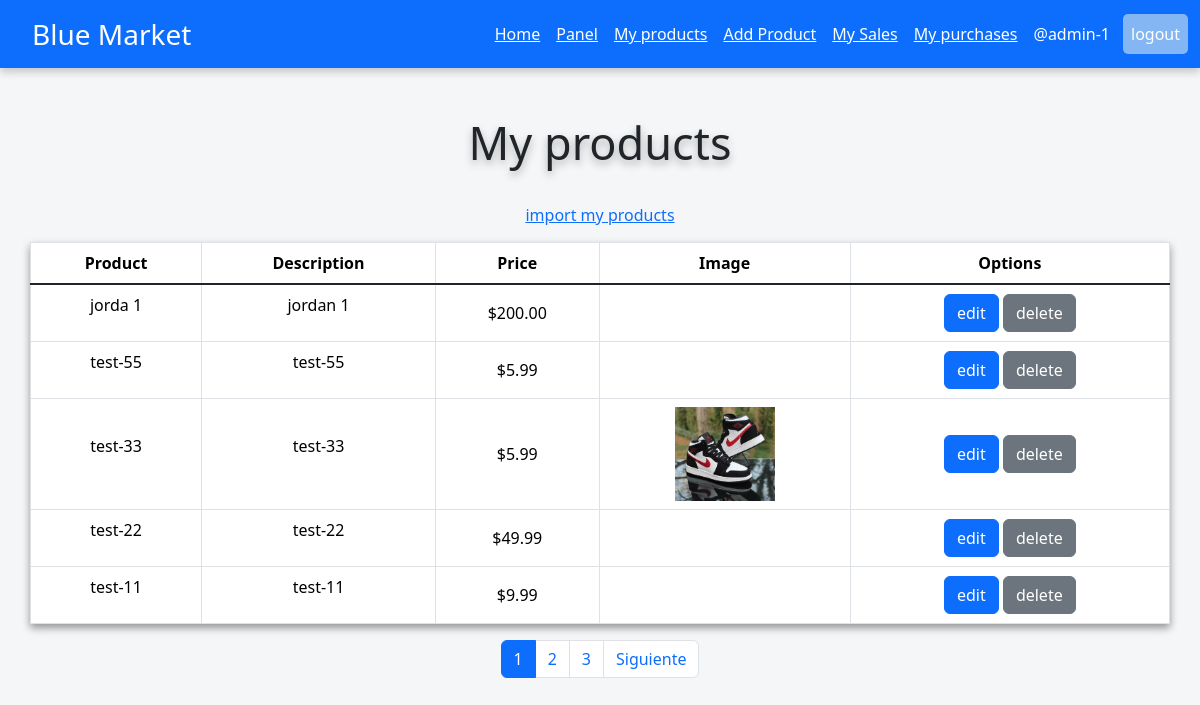
/products/list-products/ (signed in), run on the app's committed database.
### accounts/models.py (models this page shows, shortened)
class CustomUser(AbstractUser):
    phone_number = PhoneNumberField(blank=True)

### products/models.py (models this page shows, shortened)
class Product(models.Model):
    title = models.CharField(max_length=250)
    description = models.TextField()
    price = models.DecimalField(max_digits=10, decimal_places=2)
    image = models.ImageField(upload_to="media", null=True)
    user = models.ForeignKey(settings.AUTH_USER_MODEL, on_delete=models.CASCADE)
    stock = models.IntegerField(default=0)
    created_at = models.DateTimeField(auto_now_add=True)
    class Meta:
        ordering = ['-created_at']

### products/views.py (the view)
# urls.py: path('list-products/', list_product, name="list_products"),
@login_required
@permission_required('products.add_product', raise_exception=True)
def list_product(request):
	def test(item):
		return item.name
	user_logged = request.user
	products = user_logged.product_set.all()
	page = request.GET.get('page', 1)
	grupos = user_logged.groups.all() # Listar todos los permisos de todos los grupos
	permisos = []
	for grupo in grupos:
		permisos.extend(map(test, grupo.permissions.all()))
	try:
		paginator = Paginator(products, 5)
		products = paginator.page(page)
	except:
		raise Http404
	data = {
		'products': products,
		'entity': products,
		'paginator': paginator,
		'permissions': permisos,
	}
	return render(request, 'products/list_product.html', data)

### templates/products/list_product.html
{% extends 'base.html' %}
{% block content %}
<h2 class="text-center mt-5 mb-5 title">My products</h2>
<a href="{% url 'report_product' %}" class="link-import">import my products</a>
<table class="table table-bordered container text-center">
  <thead>
    <tr>
		<th>Product</th>
		<th>Description</th>
		<th>Price</th>
		<th>Image</th>
		<th>Options</th>
	</tr>
  </thead>
  <tbody class="table-group-divider">
    {% for p in products %}
	<tr>
		<td><p>{{ p.title|truncatechars:30 }}</a></p></td>
		<td><p>{{ p.description|truncatechars:30 }}</p></td>
		<td>${{ p.price }}</td>
		<td><img src="{{ p.image.url }}" alt="{{ p.image.title }}" class="mx-auto d-block"></td>
		<td>
			<a href="{% url 'upladoad_products' p.pk %}" class="btn btn-primary">edit</a>
			{% if 'Can delete product' in permissions %}
			<a href="{% url 'delete_product' p.pk %}" class="btn btn-secondary"
			>delete</a>
			{% endif %}
		</td>
	</tr>
	{% endfor %}
  </tbody>
</table>
<div>
	{% include 'paginator.html' %}
</div>
{% endblock %}

### templates/base.html (shortened to what this page needs)
{% load static %}
<!DOCTYPE html>
<html lang="en">
<head>
    <link rel="stylesheet" href="https://cdn.jsdelivr.net/npm/bootstrap@5.3.3/dist/css/bootstrap.min.css">
    <link rel="stylesheet" type="text/css" href="{% static 'blue_market/css/form.css' %}">
    <link rel="stylesheet" type="text/css" href="{% static 'blue_market/css/navbar-style.css' %}">
    <link rel="stylesheet" type="text/css" href="{% static 'blue_market/css/products-style.css' %}">
    <link rel="stylesheet" type="text/css" href="{% static 'blue_market/css/product-detail.css' %}">
    <link rel="stylesheet" type="text/css" href="{% static 'blue_market/css/product-confirm.css' %}">
    <link rel="stylesheet" type="text/css" href="{% static 'blue_market/css/rating.css' %}">
    <link rel="stylesheet" type="text/css" href="{% static 'blue_market/css/group-style.css' %}">
    <link rel="stylesheet" href="{% static 'blue_market/css/product-detele.css' %}">
</head>
<body>
    <header>
        <nav class="navbar bg-primary navbar-expand-lg float-right" data-bs-theme="dark">
          <div class="container-fluid">
            <a class="navbar-brand text-center fs-3 fw-medium title-company" href="{% url 'home' %}">Blue Market</a>
            <div class="collapse navbar-collapse" id="navbarSupportedContent">
              <ul class="navbar-nav ms-auto pull-xs-right mb-2 mb-lg-0">
                <li class="nav-item">
                  <a class="nav-link active text-decoration-underline" aria-current="page" href="{% url 'home' %}">Home</a>
                </li>
                {% if user.is_authenticated %}
                {% if user.is_superuser %}
                <li class="nav-item">
                  <a class="nav-link active text-decoration-underline" href="{% url 'manage_groups' %}">Panel</a>
                </li>
                {% endif %}
                {% if perms.products.add_product %}
                <li class="nav-item">
                  <a class="nav-link active text-decoration-underline" href="{% url 'list_products' %}">My products</a>
                </li>
                <li class="nav-item">
                  <a class="nav-link active text-decoration-underline" href="{% url 'create_view' %}">Add Product</a>
                </li>
                <li class="nav-item">
                  <a class="nav-link active text-decoration-underline" href="{% url 'sales' %}">My Sales</a>
                </li>
                {% endif %}
                <li class="nav-item">
                  <a class="nav-link active text-decoration-underline" href="{% url 'purchases' %}">My purchases</a>
                </li>
                <li class="nav-item">
                  <a class="nav-link navbar-text active">@{{ user.username }}</a>
                </li>
                <li class="nav-item">
                  <form action="{% url 'logout' %}" method="post">
                    <input class="nav-link navbar-text active btn-logout" type="submit" name="logout_user" id="logout_user" value="logout">
                  </form>
                </li>
                {% endif %}
              </ul>
            </div>
          </div>
        </nav>
    </header>
    <main>
        {% block content %}
        {% endblock %}
    </main>
    </body>
</html>

### static/blue_market/css/form.css (style rules this page uses)
body { height: 100vh; }
.form-container-login input, .form-container-signup input, { width: 100%; }

### static/blue_market/css/navbar-style.css (style rules this page uses)
body { background-color: #f5f6f7; }
nav { box-shadow: 0px 4px 8px rgba(0, 0, 0, 0.2); }
.title-company { margin-left: 20px; }
.btn-logout { background-color: #84b6f4; text-decoration: none; margin-left: 5px; border-radius: 5px; cursor: pointer; transition: 0.3s ease-inf; }

### static/blue_market/css/products-style.css (style rules this page uses)
.link-import { text-align: center; display: block; margin:-15px auto 15px; }
h2 { text-shadow: 0px 4px 8px rgba(0, 0, 0, 0.3); font-size: 45px; }
table { margin: 0 auto; width: 100%; box-shadow: 0px 4px 8px rgba(0, 0, 0, 0.4); }
td, th { vertical-align: middle; text-align: center; }
img { width: 100px; }

### data on the page
CustomUser: username "admin-1"
Product: title "jorda 1", description "jordan 1", price "200.00"
Product: title "test-55", description "test-55", price "5.99"
Product: title "test-33", description "test-33", price "5.99", image (picture)
Product: title "test-22", description "test-22", price "49.99"
Product: title "test-11", description "test-11", price "9.99"

### other printed values
{{ page }} "1" "2" "3"
